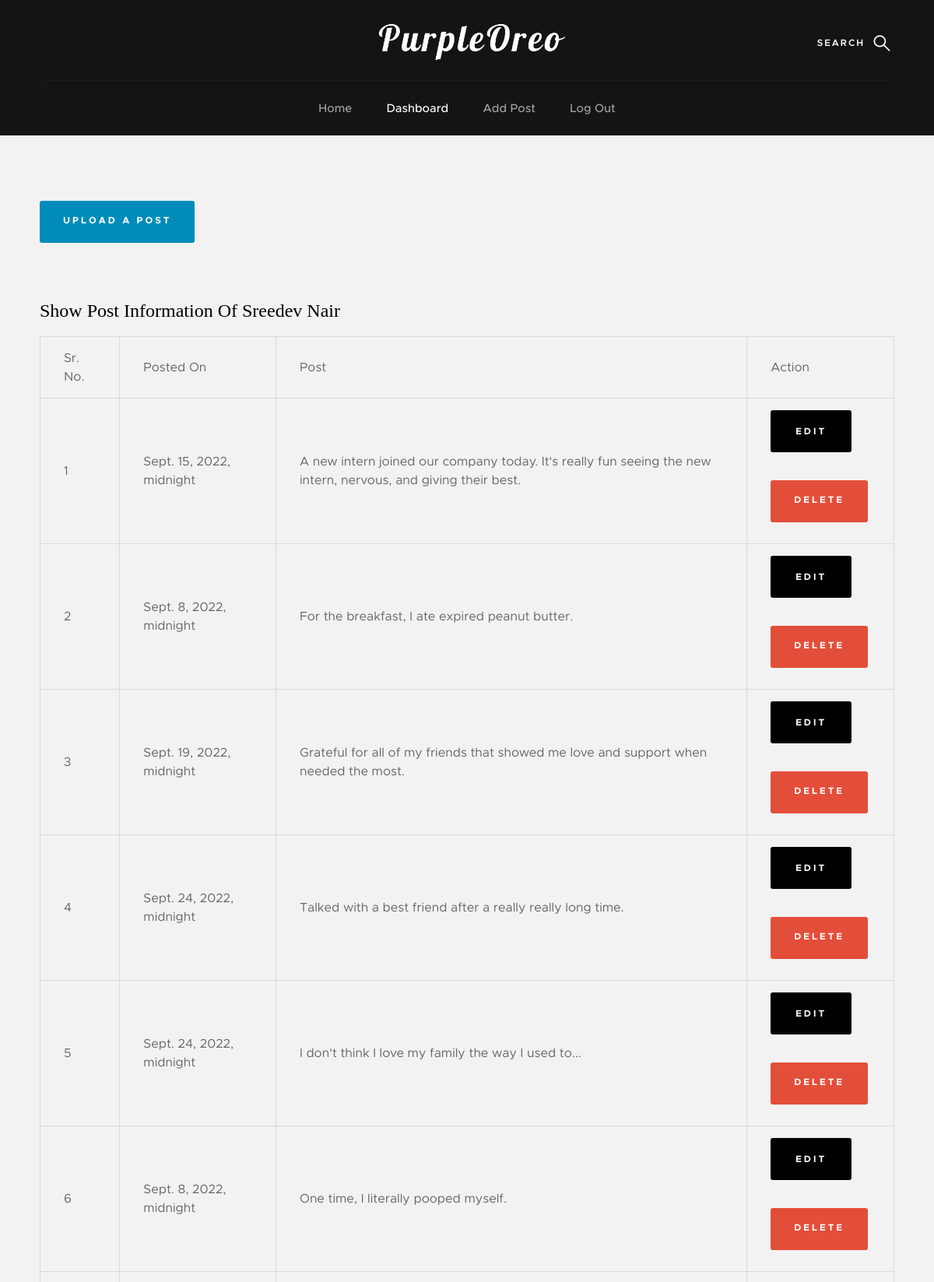
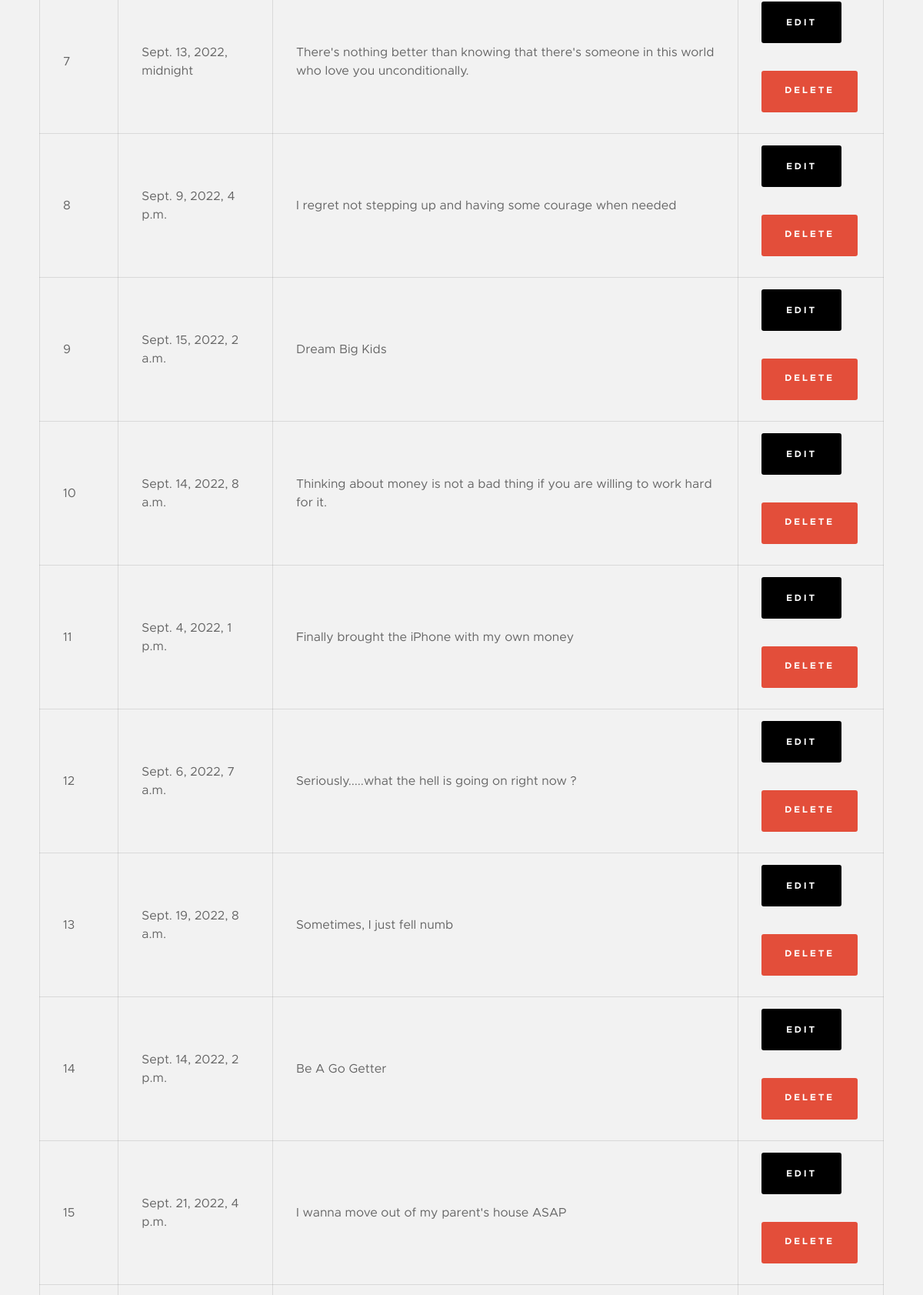
/dashboard/ (signed in, upper part), run on the app's committed database (2 pictures, top to bottom).
### Main/models.py (models this page shows, shortened)
class Post(models.Model):
    author = models.ForeignKey(User, on_delete=models.CASCADE)
    confess = models.CharField(max_length=200, null=True, blank=True)
    short_story = models.TextField(null=True, blank=True)
    created_at = models.DateTimeField(default=datetime.date.today())
    stay_hidden = models.BooleanField(default=False, help_text='Stay Anonymous')
    slug = models.SlugField(max_length=1001)

### Main/views.py (the view)
# urls.py: path('dashboard/',dashboard, name='dashboard')
def dashboard(request):
    if request.user.is_authenticated:
        if request.user.is_staff:
            confessions = Post.objects.all()
        else:
            confessions = Post.objects.filter(author_id=request.user)
        user = request.user
        full_name = user.get_full_name()
        return render(request, 'dashboard.html', {'Confessions':confessions, 'full_name':full_name})
    else:
        return HttpResponseRedirect('/members/login/')

### Templates/dashboard.html (shortened to what this page needs)
{% load static %}
<!DOCTYPE html>
<html class="no-js" lang="en">
<head>
    <link rel="stylesheet" href="{% static 'css/base.css' %}">
    <link rel="stylesheet" href="{% static 'css/vendor.css' %}">
    <link rel="stylesheet" href="{% static 'css/main.css' %}">
</head>
<body id="top">
    <section class="s-pageheader s-pageheader--home">
        <header class="header">
            <div class="header__content row">
                <div class="header__logo">
                    <a class="logo" href="/">
                        <img src="{% static 'images/logo.png' %}" style="size: 100px;" alt="PurpleOrea">
                    </a>
                </div>
                <ul class="header__social">
                    <li><a href="https://instagram.com/devdesignz.inc"><i class="fa fa-instagram" aria-hidden="true"></i></a></li>
                    <li><a href="https://facebook.com"><i class="fa fa-facebook" aria-hidden="true"></i></a></li>
                    <li><a href="https://twitter.com"><i class="fa fa-twitter" aria-hidden="true"></i></a></li>
                    <li><a href="https://pinterest.com"><i class="fa fa-pinterest" aria-hidden="true"></i></a></li>
                </ul>
                <a class="header__search-trigger" href="#0"></a>
                <nav class="header__nav-wrap">
                    <ul class="header__nav">
                        <li><a href="/">Home</a></li>
                        {% if user.is_authenticated %}
                        <li class="current"><a href="{% url 'dashboard' %}">Dashboard</a></li>
                        <li><a href="{% url 'add-post' %}">Add Post</a></li>
                        <li><a href="{% url 'logout' %}">Log Out</a></li>
                        {% else %}
                        <li><a href="{% url 'register' %}" title="">Sign Up</a></li>
                        <li><a href="{% url 'login' %}" title="">Log In</a></li>
                        {% endif %}
                    </ul>
                </nav>
            </div>
        </header>
    </section>
    <section class="s-content">
        <div class="row add-bottom">
            <div class="col-twelve">
                <a href="{% url 'add-post' %}" class="btn btn--primary" style="background-color: #008CBA; border: #008CBA">Upload A Post</a>
                <h3>Show Post Information Of {{full_name}}</h3>
                <div class="table-responsive">
                    <table>
                            <thead>
                            <tr>
                                <td>Sr. No.</td>
                                {% if request.user.is_superuser %}
                                <td>Posted By</td>
                                {%else%}
                                <td>Posted On</td>
                                {% endif %}
                                <td>Post</td>
                                <td>Action</td>
                            </tr>
                            </thead>
                            <tbody>
                            {% for confess in Confessions %}
                            <tr>
                                <td>{{forloop.counter}}</td>
                                {% if request.user.is_staff %}
                                <td>{{confess.author.first_name}} on {{confess.created_at}}</td>
                                {%else%}
                                <td>{{confess.created_at}}</td>
                                {% endif %}
                                <td>{{confess.confess}}</td>
                                <td>
                                    <a href="{% url 'edit-post' confess.slug %}" class="btn btn--primary">Edit</a>
                                    <br>
                                    <br>
                                    <a href="{% url 'delete-post' confess.slug %}" class="btn btn--primary" style="background-color: #e1351edc; border: #e1351edc;">Delete</a>
                                </td>
                            </tr>
                            {%endfor%}
                            </tbody>
                    </table>
                </div>
            </div>
        </div>
    </section>
</body>
</html>

### static/css/base.css (style rules this page uses)
html { font-family: sans-serif; line-height: 1.15; -ms-text-size-adjust: 100%; -webkit-text-size-adjust: 100%; }
body { margin: 0; }
article, aside, footer, header, nav, section { display: block; }
a { background-color: transparent; -webkit-text-decoration-skip: objects; }
img { border-style: none; }
html { font-size: 62.5%; box-sizing: border-box; }
*, *::before, *::after { box-sizing: inherit; }
body { font-weight: normal; line-height: 1; word-wrap: break-word; text-rendering: optimizeLegibility; -webkit-overflow-scrolling: touch; -webkit-text-size-adjust: none; }
body, input, button { -moz-osx-font-smoothing: grayscale; -webkit-font-smoothing: antialiased; }
img, video { max-width: 100%; height: auto; }
div, dl, dt, dd, ul, ol, li, h1, h2, h3, h4, h5, h6, pre, form, p, blockquote, th, td { margin: 0; padding: 0; }
h1, h2, h3, h4, h5, h6 { -webkit-font-smoothing: auto; -webkit-font-smoothing: antialiased; -webkit-font-variant-ligatures: common-ligatures; -moz-font-variant-ligatures: common-ligatures; font-variant-ligatures: common-ligatures; text-rendering: optimizeLegibility; }
em, i { font-style: italic; line-height: inherit; }
ol, ul { list-style: none; }
li { display: block; }
a { text-decoration: none; line-height: inherit; }
a img { border: none; }
.row { width: 94%; max-width: 1200px; margin: 0 auto; }
.row:after { content: ""; display: table; clear: both; }
[class*="col-"] { float: left; padding: 0 20px; }
.col-twelve, .col-full { width: 100%; }
@media only screen and (max-width: 1200px) { [class*="col-"] { padding: 0 15px; } }
.add-bottom { margin-bottom: 3rem !important; }

### data on the page
Post: created_at "Sept. 15, 2022, midnight", confess "A new intern joined our company today. It's really fun seeing the new intern, nervous, and giving their best."
Post: created_at "Sept. 8, 2022, midnight", confess "For the breakfast, I ate expired peanut butter."
Post: created_at "Sept. 19, 2022, midnight", confess "Grateful for all of my friends that showed me love and support when needed the most."
Post: created_at "Sept. 24, 2022, midnight", confess "Talked with a best friend after a really really long time."
Post: created_at "Sept. 24, 2022, midnight", confess "I don't think I love my family the way I used to..."
Post: created_at "Sept. 8, 2022, midnight", confess "One time, I literally pooped myself."
Post: created_at "Sept. 13, 2022, midnight", confess "There's nothing better than knowing that there's someone in this world who love you unconditionally."
Post: created_at "Sept. 9, 2022, 4 p.m.", confess "I regret not stepping up and having some courage when needed"
Post: created_at "Sept. 15, 2022, 2 a.m.", confess "Dream Big Kids"
Post: created_at "Sept. 14, 2022, 8 a.m.", confess "Thinking about money is not a bad thing if you are willing to work hard for it."
Post: created_at "Sept. 4, 2022, 1 p.m.", confess "Finally brought the iPhone with my own money"
Post: created_at "Sept. 6, 2022, 7 a.m.", confess "Seriously.....what the hell is going on right now ?"
Post: created_at "Sept. 19, 2022, 8 a.m.", confess "Sometimes, I just fell numb"
Post: created_at "Sept. 14, 2022, 2 p.m.", confess "Be A Go Getter"
Post: created_at "Sept. 21, 2022, 4 p.m.", confess "I wanna move out of my parent's house ASAP"

### other printed values
{{ full_name }} "Sreedev Nair"
